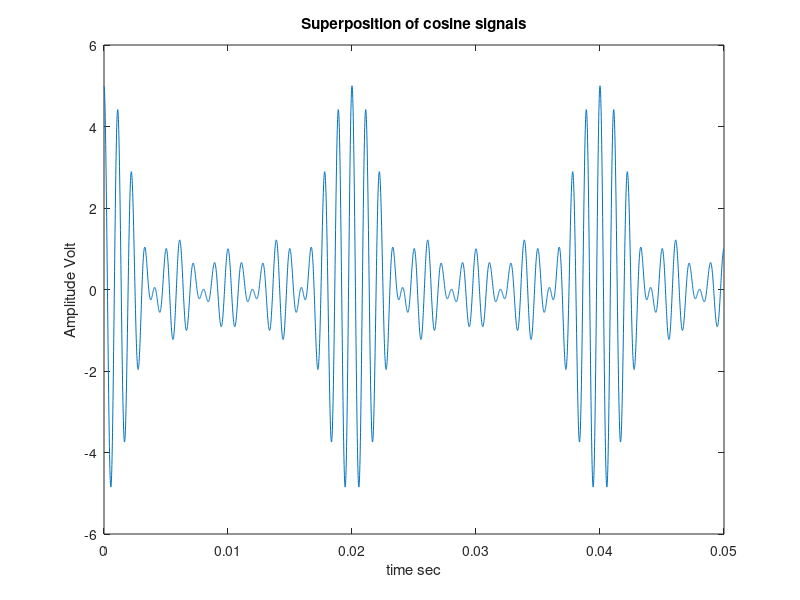
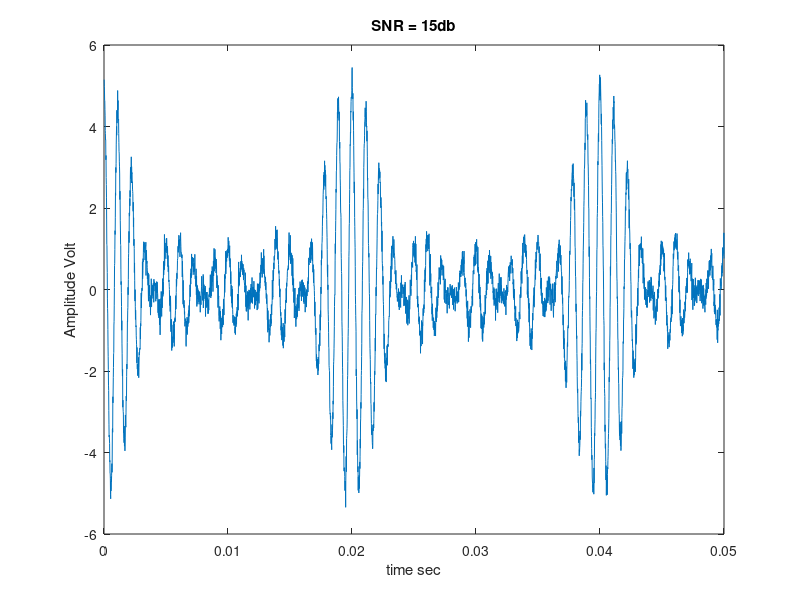
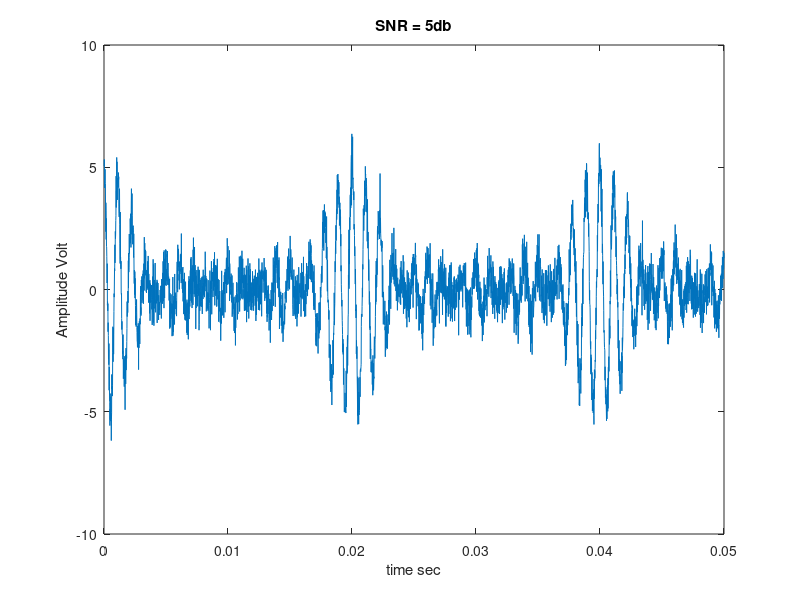
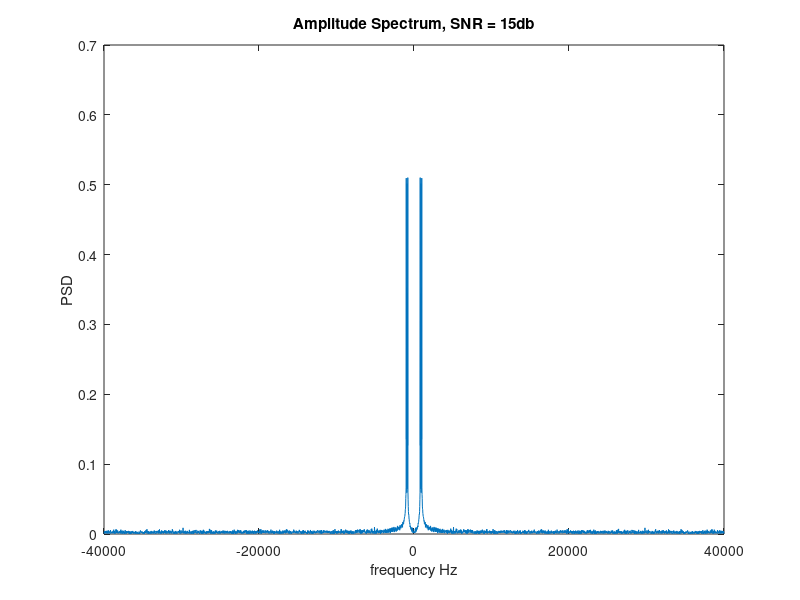

These charts were generated, in order, by the following MATLAB code:
f1 = 800;
T1 = 1/f1;
f2 = 1000;
T2 = 1/f2;

dt = T1/100;
Tw = 50*T2;
t=dt:dt:Tw;

S = 0;
Fstart = 800;
Fend = 1000;
step = 50;

for fv = Fstart:step:Fend
    S = S + cos(2*pi*fv*t);
end

% S = Superposition of cosines
plot(t, S)
title('Superposition of cosine signals')
xlabel('time sec')
ylabel('Amplitude Volt')
%sound(S);

% SG1 = Superposition of cosines with adwn, SNR = 15
SGN1 = awgn(S, 15);
figure;
plot(t, SGN1) 
title('SNR = 15db');
xlabel('time sec')
ylabel('Amplitude Volt')
%sound(SGN1);

% SG2 = Superposition of cosines with adwn, SNR = 5
SGN2 = awgn(S, 5);
figure;
plot(t, SGN2) 
title('SNR = 5db');
xlabel('time sec')
ylabel('Amplitude Volt')
%sound(SGN2);

BW=1/dt;
N=Tw/dt;
df=BW/N;
f=-BW/2:df:BW/2-df;

% Fourier transform of SG1
Yf1=fftshift(fft(SGN1))/N;
figure
plot(f, abs(Yf1))
title('Amplitude Spectrum, SNR = 15db');
xlabel('frequency Hz')
ylabel('PSD')

% Fourier transform of SG2
Yf2=fftshift(fft(SGN2))/N;
figure
plot(f, abs(Yf2))
title('Amplitude Spectrum, SNR = 5db');
xlabel('frequency Hz')
ylabel('PSD')